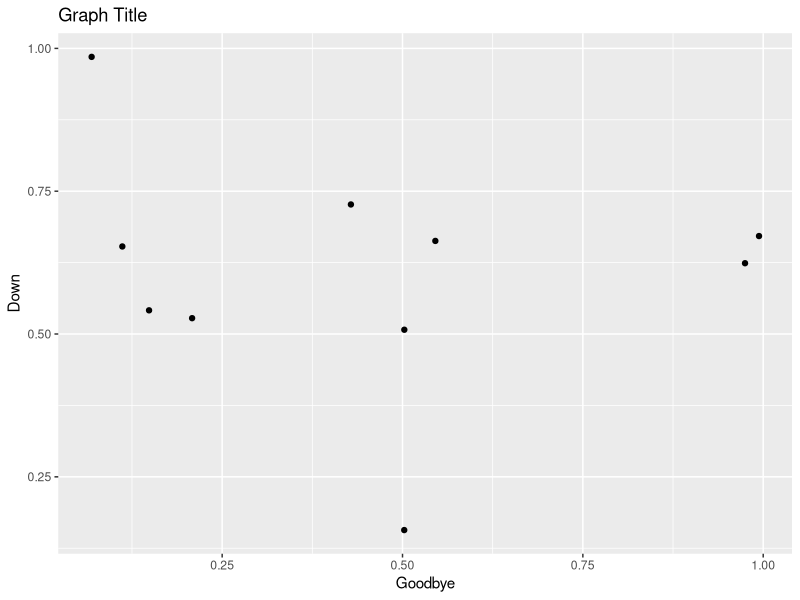

Write the R code that produced this figure.
##----
##
##  Test File: Sample_Graph.R
##
##----

#' This file makes a sample graph.
#' It's point is to demonstrate how to save a file to GitHub and track changes.

library(ggplot2)

# Some points:
x <- data.frame(a=runif(10),
                b=runif(10))

# Some graph:
ggplot(x, aes(a,b)) +
  geom_point() +
  xlab("Goodbye") +
  ylab("Down") +
  ggtitle("Graph Title")
